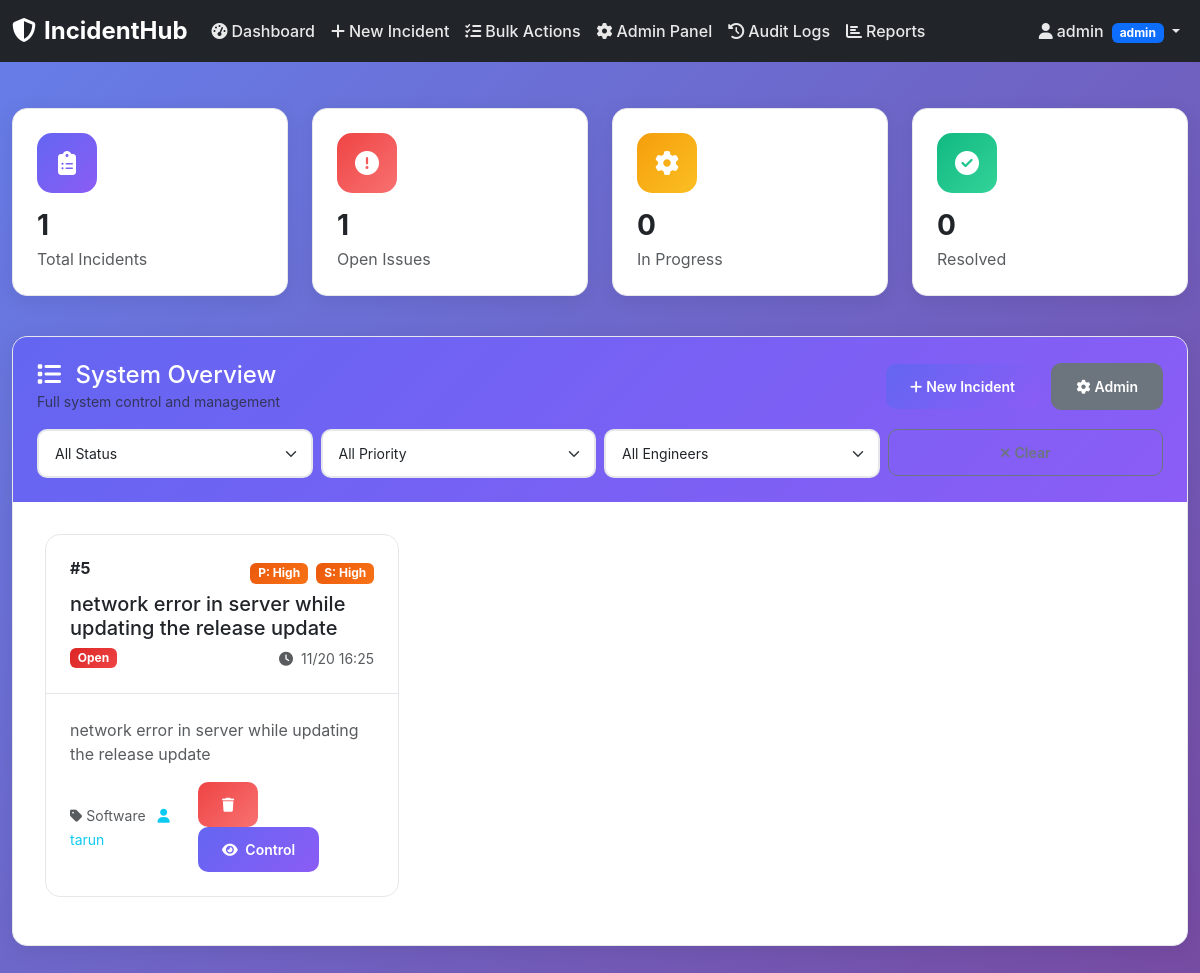
Page /dashboard (signed in) on the earlier database version.
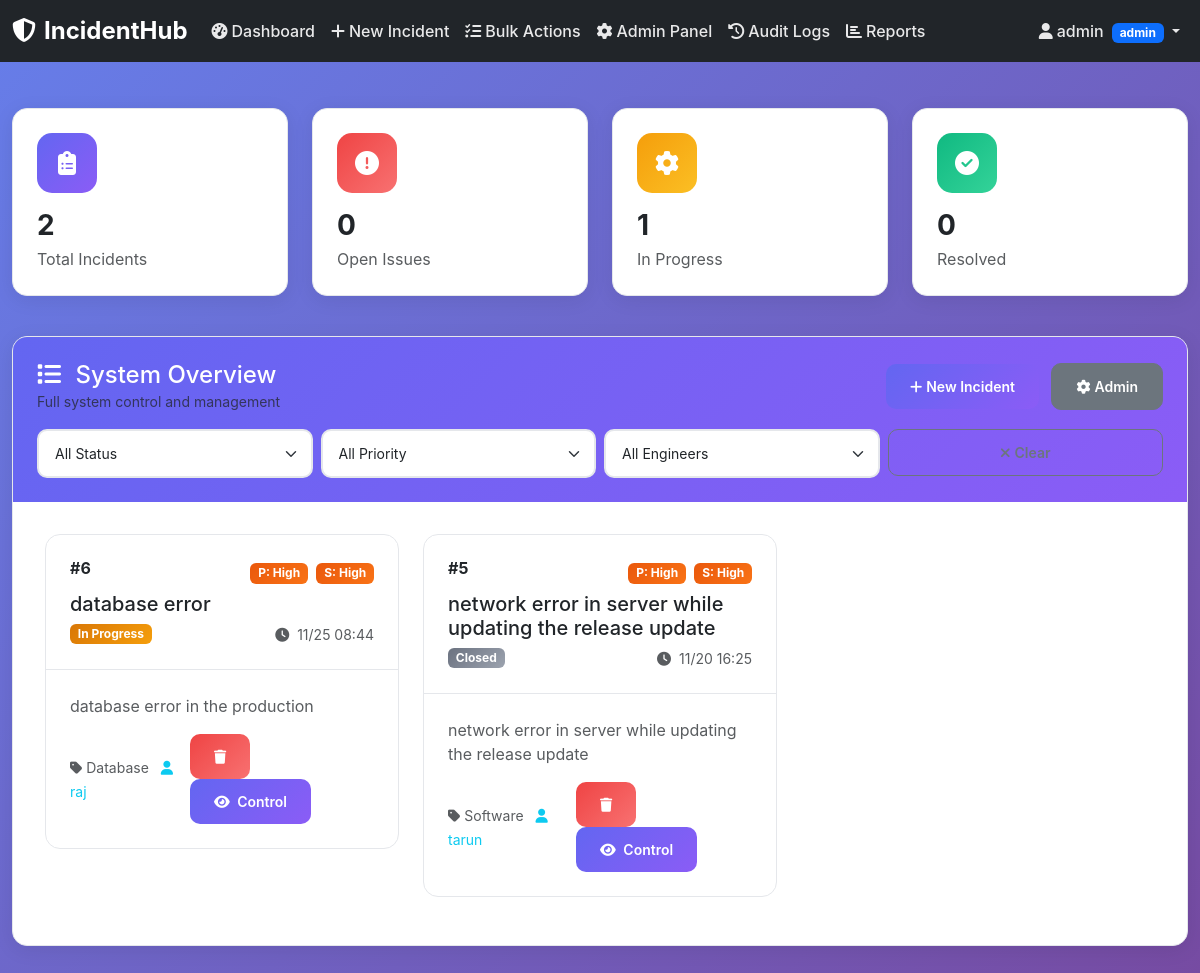
Same page on the later database version.
### app.py (models this page shows, shortened)
class Incident(db.Model):
    id = db.Column(db.Integer, primary_key=True)
    title = db.Column(db.String(200), nullable=False)
    description = db.Column(db.Text, nullable=False)
    priority = db.Column(db.String(20), nullable=False)
    severity = db.Column(db.String(20), nullable=False)
    status = db.Column(db.String(20), nullable=False, default='open')
    category = db.Column(db.String(50), nullable=False)
    created_by = db.Column(db.Integer, db.ForeignKey('user.id'), nullable=False)
    assigned_to = db.Column(db.Integer, db.ForeignKey('user.id'))
    created_at = db.Column(db.DateTime, default=datetime.utcnow)
    updated_at = db.Column(db.DateTime, default=datetime.utcnow, onupdate=datetime.utcnow)
    resolved_at = db.Column(db.DateTime)
    is_deleted = db.Column(db.Boolean, default=False)
    creator = db.relationship('User', foreign_keys=[created_by], backref='created_incidents')
    assignee = db.relationship('User', foreign_keys=[assigned_to], backref='assigned_incidents')

class User(db.Model):
    id = db.Column(db.Integer, primary_key=True)
    username = db.Column(db.String(80), unique=True, nullable=False)
    email = db.Column(db.String(120), unique=True, nullable=False)
    role = db.Column(db.String(20), nullable=False, default='reporter')
    specialization = db.Column(db.String(50))
    password_hash = db.Column(db.String(255), nullable=False)
    created_at = db.Column(db.DateTime, default=datetime.utcnow)
    is_active = db.Column(db.Boolean, default=True)
    permissions = db.Column(db.Text)

### app.py (the view)
@app.route('/dashboard')
@login_required
def dashboard():
    user = User.query.get(session['user_id'])
    if user.role == 'reporter':
        incidents = Incident.query.filter_by(created_by=user.id, is_deleted=False).order_by(Incident.created_at.desc()).all()
    elif user.role == 'engineer':
        incidents = Incident.query.filter(
            (Incident.assigned_to == user.id) | (Incident.created_by == user.id),
            Incident.is_deleted == False
        ).order_by(Incident.created_at.desc()).all()
    else:
        incidents = Incident.query.filter_by(is_deleted=False).order_by(Incident.created_at.desc()).all()
    stats = {
        'total': len(incidents),
        'open': len([i for i in incidents if i.status == 'open']),
        'in_progress': len([i for i in incidents if i.status == 'in_progress']),
        'resolved': len([i for i in incidents if i.status == 'resolved'])
    }
    users = User.query.filter_by(is_active=True).all()
    return render_template('dashboard.html', incidents=incidents, stats=stats, users=users)

### templates/dashboard.html (shortened to what this page needs)
{% extends "base.html" %}
{% block content %}
<div class="container-fluid">
    <div class="row mb-4">
        <div class="col-lg-3 col-md-6 mb-3">
            <div class="stats-card fade-in-up">
                <div class="stats-icon total">
                    <i class="fas fa-clipboard-list"></i>
                </div>
                <h3 class="fw-bold mb-1">{{ stats.total }}</h3>
                <p class="text-muted mb-0">Total Incidents</p>
            </div>
        </div>
        <div class="col-lg-3 col-md-6 mb-3">
            <div class="stats-card fade-in-up" style="animation-delay: 0.1s">
                <div class="stats-icon open">
                    <i class="fas fa-exclamation-circle"></i>
                </div>
                <h3 class="fw-bold mb-1">{{ stats.open }}</h3>
                <p class="text-muted mb-0">Open Issues</p>
            </div>
        </div>
        <div class="col-lg-3 col-md-6 mb-3">
            <div class="stats-card fade-in-up" style="animation-delay: 0.2s">
                <div class="stats-icon progress">
                    <i class="fas fa-cog fa-spin"></i>
                </div>
                <h3 class="fw-bold mb-1">{{ stats.in_progress }}</h3>
                <p class="text-muted mb-0">In Progress</p>
            </div>
        </div>
        <div class="col-lg-3 col-md-6 mb-3">
            <div class="stats-card fade-in-up" style="animation-delay: 0.3s">
                <div class="stats-icon resolved">
                    <i class="fas fa-check-circle"></i>
                </div>
                <h3 class="fw-bold mb-1">{{ stats.resolved }}</h3>
                <p class="text-muted mb-0">Resolved</p>
            </div>
        </div>
    </div>
    <div class="row">
        <div class="col-12">
            <div class="content-card fade-in-up" style="animation-delay: 0.4s">
                <div class="content-header">
                    <div class="d-flex justify-content-between align-items-center mb-3">
                        <div>
                            <h4 class="mb-0">
                                <i class="fas fa-list me-2"></i>
                                {% if session.role == 'admin' %}System Overview
                                {% elif session.role == 'manager' %}Team Dashboard
                                {% elif session.role == 'engineer' %}My Assignments
                                {% else %}My Incidents{% endif %}
                            </h4>
                            <small class="text-muted">
                                {% if session.role == 'admin' %}Full system control and management
                                {% elif session.role == 'manager' %}Triage and team leadership
                                {% elif session.role == 'engineer' %}Assigned incidents to resolve
                                {% else %}Track your reported issues{% endif %}
                            </small>
                        </div>
                        <div>
                            {% if session.role in ['admin', 'manager', 'reporter'] %}
                            <a href="/incident/new" class="btn btn-primary btn-sm me-2">
                                <i class="fas fa-plus me-1"></i>New Incident
                            </a>
                            {% endif %}
                            {% if session.role == 'admin' %}
                            <a href="/admin_panel" class="btn btn-secondary btn-sm">
                                <i class="fas fa-cog me-1"></i>Admin
                            </a>
                            {% endif %}
                        </div>
                    </div>
                    {% if session.role in ['admin', 'manager'] %}
                    <div class="row g-2">
                        <div class="col-md-3">
                            <select class="form-select form-select-sm" id="statusFilter" onchange="applyFilters()">
                                <option value="">All Status</option>
                            </select>
                        </div>
                        <div class="col-md-3">
                            <select class="form-select form-select-sm" id="priorityFilter" onchange="applyFilters()">
                                <option value="">All Priority</option>
                            </select>
                        </div>
                        <div class="col-md-3">
                            <select class="form-select form-select-sm" id="assigneeFilter" onchange="applyFilters()">
                                <option value="">All Engineers</option>
                            </select>
                        </div>
                        <div class="col-md-3">
                            <button class="btn btn-outline-secondary btn-sm w-100" onclick="clearFilters()">
                                <i class="fas fa-times me-1"></i>Clear
                            </button>
                        </div>
                    </div>
                    {% endif %}
                </div>
                <div class="content-body">
                    {% if incidents %}
                        <div class="row">
                            {% for incident in incidents %}
                            <div class="col-lg-6 col-xl-4 mb-3">
                                <div class="incident-card">
                                    <div class="incident-header">
                                        <div class="d-flex justify-content-between align-items-start mb-2">
                                            <h6 class="fw-bold mb-0">#{{ incident.id }}</h6>
                                            <div>
                                                <span class="badge severity-{{ incident.priority }} me-1">
                                                    P: {{ incident.priority.title() }}
                                                </span>
                                                <span class="badge severity-{{ incident.severity }}">
                                                    S: {{ incident.severity.title() }}
                                                </span>
                                            </div>
                                        </div>
                                        <h5 class="mb-2">{{ incident.title }}</h5>
                                        <div class="d-flex justify-content-between align-items-center">
                                            <span class="badge status-{{ incident.status }}">
                                                {{ incident.status.replace('_', ' ').title() }}
                                            </span>
                                            <small class="text-muted">
                                                <i class="fas fa-clock me-1"></i>
                                                {{ incident.created_at.strftime('%m/%d %H:%M') }}
                                            </small>
                                        </div>
                                    </div>
                                    <div class="incident-body">
                                        <p class="text-muted mb-3">
                                            {{ incident.description[:100] }}{% if incident.description|length > 100 %}...{% endif %}
                                        </p>
                                        <div class="d-flex justify-content-between align-items-center">
                                            <div>
                                                <small class="text-muted">
                                                    <i class="fas fa-tag me-1"></i>{{ incident.category.title() }}
                                                </small>
                                                {% if incident.assigned_to %}
                                                <small class="text-info ms-2">
                                                    <i class="fas fa-user me-1"></i>{{ incident.assignee.username }}
                                                </small>
                                                {% endif %}
                                            </div>
                                            <div>
                                                {% if session.role == 'admin' %}
                                                <button class="btn btn-danger btn-sm me-1" onclick="deleteIncident({{ incident.id }})">
                                                    <i class="fas fa-trash"></i>
                                                </button>
                                                {% endif %}
                                                <a href="/incident/{{ incident.id }}" class="btn btn-primary btn-sm">
                                                    <i class="fas fa-eye me-1"></i>
                                                    {% if session.role == 'engineer' %}Work
                                                    {% elif session.role == 'manager' %}Manage
                                                    {% elif session.role == 'admin' %}Control
                                                    {% else %}View{% endif %}
                                                </a>
                                            </div>
                                        </div>
                                    </div>
                                </div>
                            </div>
                            {% endfor %}
                        </div>
                    {% endif %}
                </div>
            </div>
        </div>
    </div>
</div>
{% endblock %}

### templates/base.html (shortened to what this page needs)
<!DOCTYPE html>
<html lang="en">
<head>
    <link href="https://cdn.jsdelivr.net/npm/bootstrap@5.3.0/dist/css/bootstrap.min.css" rel="stylesheet">
    <link href="https://cdnjs.cloudflare.com/ajax/libs/font-awesome/6.4.0/css/all.min.css" rel="stylesheet">
    <link href="/static/css/style.css" rel="stylesheet">
</head>
<body>
    {% if session.user_id %}
    <nav class="navbar navbar-expand-lg navbar-dark bg-dark fixed-top">
        <div class="container-fluid">
            <a class="navbar-brand fw-bold" href="/dashboard">
                <i class="fas fa-shield-alt me-2"></i>IncidentHub
            </a>
            <div class="collapse navbar-collapse" id="navbarNav">
                <ul class="navbar-nav me-auto">
                    <li class="nav-item">
                        <a class="nav-link" href="/dashboard">
                            <i class="fas fa-tachometer-alt me-1"></i>Dashboard
                        </a>
                    </li>
                    {% if session.role in ['admin', 'manager', 'reporter'] %}
                    <li class="nav-item">
                        <a class="nav-link" href="/incident/new">
                            <i class="fas fa-plus me-1"></i>New Incident
                        </a>
                    </li>
                    {% endif %}
                    {% if session.role in ['admin', 'manager'] %}
                    <li class="nav-item">
                        <a class="nav-link" href="/bulk-actions">
                            <i class="fas fa-tasks me-1"></i>Bulk Actions
                        </a>
                    </li>
                    {% endif %}
                    {% if session.role == 'admin' %}
                    <li class="nav-item">
                        <a class="nav-link" href="/admin_panel">
                            <i class="fas fa-cog me-1"></i>Admin Panel
                        </a>
                    </li>
                    <li class="nav-item">
                        <a class="nav-link" href="/audit-logs">
                            <i class="fas fa-history me-1"></i>Audit Logs
                        </a>
                    </li>
                    {% endif %}
                    {% if session.role in ['admin', 'manager'] %}
                    <li class="nav-item">
                        <a class="nav-link" href="/reports">
                            <i class="fas fa-chart-bar me-1"></i>Reports
                        </a>
                    </li>
                    {% endif %}
                </ul>
                <ul class="navbar-nav">
                    <li class="nav-item dropdown">
                        <a class="nav-link dropdown-toggle" href="#" role="button" data-bs-toggle="dropdown">
                            <i class="fas fa-user me-1"></i>{{ session.username }}
                            <span class="badge bg-primary ms-1">{{ session.role }}</span>
                        </a>
                    </li>
                </ul>
            </div>
        </div>
    </nav>
    {% endif %}
    <main class="{% if session.user_id %}main-content{% endif %}">
        {% block content %}{% endblock %}
    </main>
</body>
</html>

Differences in the rows shown:
added Incident: id "6", priority "High", severity "High", title "database error", status.replace "In Progress", created_at "11/25 08:44", description "database error in the production", category "Database", assignee.username "raj"
changed Incident "network error in server while updating the release update": status "open" → "closed" (drawn); status.replace "Open" → "Closed"
Other differences:
{{ stats.total }}: "1" → "2"
{{ stats.open }}: "1" → "0"
{{ stats.in_progress }}: "0" → "1"
